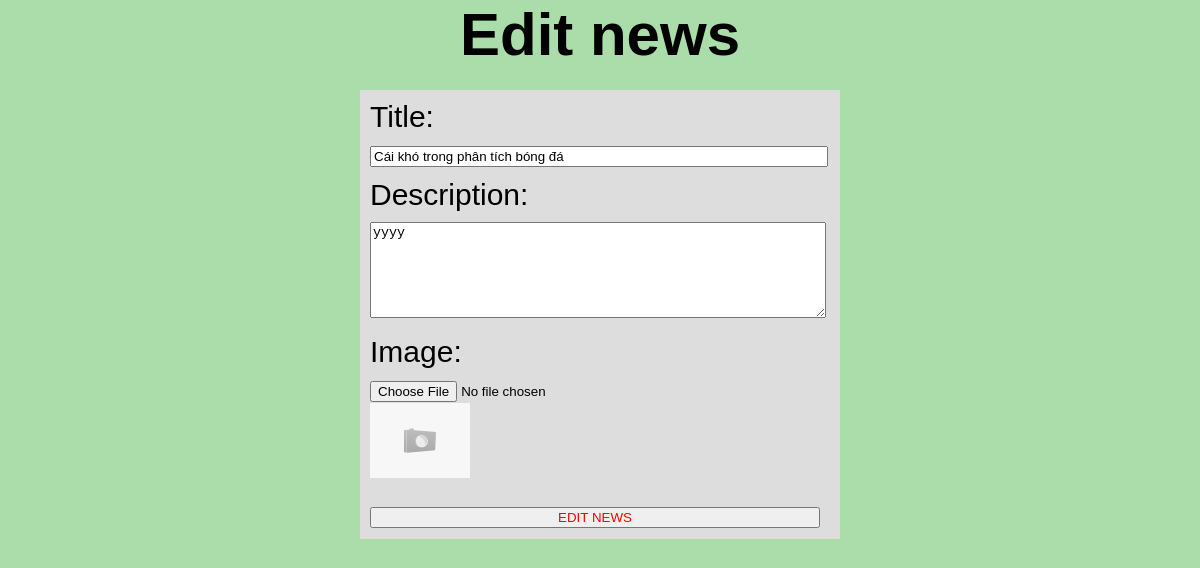
The page /edit_news.php?id=2 on the database its author committed.
### tables this page shows
CREATE TABLE `news` (
  `id` int(10) NOT NULL,
  `title` varchar(255) NOT NULL,
  `description` text NOT NULL,
  `image` varchar(255) NOT NULL DEFAULT 'default.png',
  `created` datetime NOT NULL DEFAULT CURRENT_TIMESTAMP,
  `updated` datetime DEFAULT NULL
);

### edit_news.php (the view, shortened to what this page needs)
<!DOCTYPE html>
<html>
<head>
	<link rel="stylesheet" type="text/css" href="css.css">
</head>
<body>
	<?php
	include 'config/connect.php';
	$id = $_GET['id'];
	$sql = "SELECT * FROM news WHERE id = $id";
	$editNews = mysqli_query($connect, $sql);
	$oldNews = $editNews->fetch_assoc();
	?>
	<h1>Edit news</h1>
	<form method="post" action="#" enctype="multipart/form-data">
		<p>
			Title:
			<input type="text" name="title" value="<?php echo $oldNews['title']?>">
		</p>
		<p>
			Description:
			<textarea rows="6" name="description"><?php echo $oldNews['description']?></textarea>
		</p>
		<p>
			Image:
			<input type="file" name="image">
			<img src="uploads/<?php echo $oldNews['image']?>">
		</p>
		<p><input style="color: red" type="submit" name="edit_news" value="EDIT NEWS"></p>
	</form>
</body>
</html>

### css.css (style rules this page uses)
* { margin: 0 auto; padding: 0 auto; }
body { font-family: arial; font-size: 30px; background: #ada; }
h1 { text-align: center; margin-bottom: 20px; }
form { border: 1px solid #ada; width: 480px; background: #ddd; }
form p { margin:10px 0px 10px 10px; }
form input { width: 450px; }
form textarea { width: 450px; margin-top: 10px; }
img { width: 100px; }

### rows shown on the page
news: title "Cái khó trong phân tích bóng đá", description "yyyy", image (placeholder picture)
